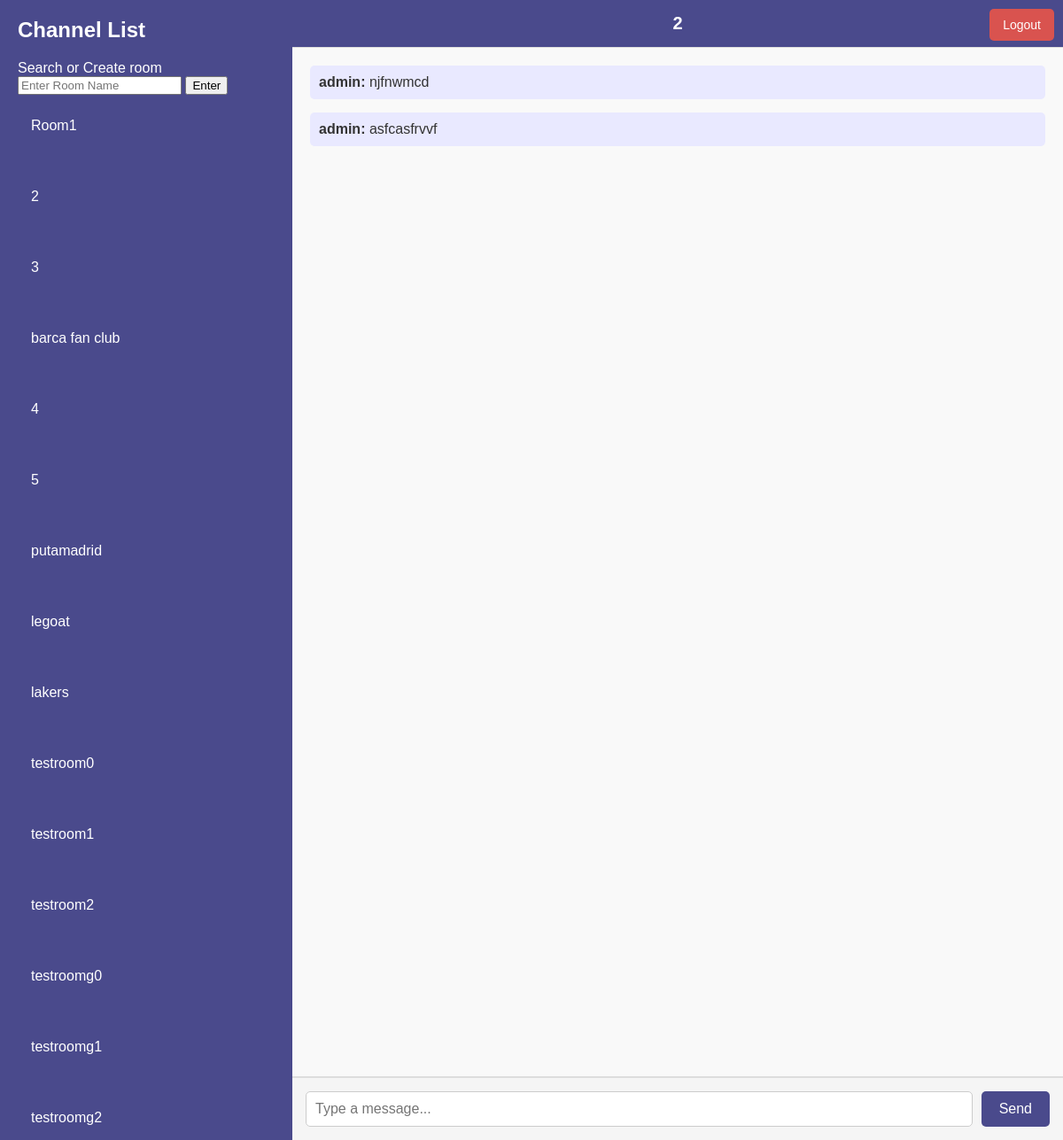
The app's page /chat/2 (signed in), older data.
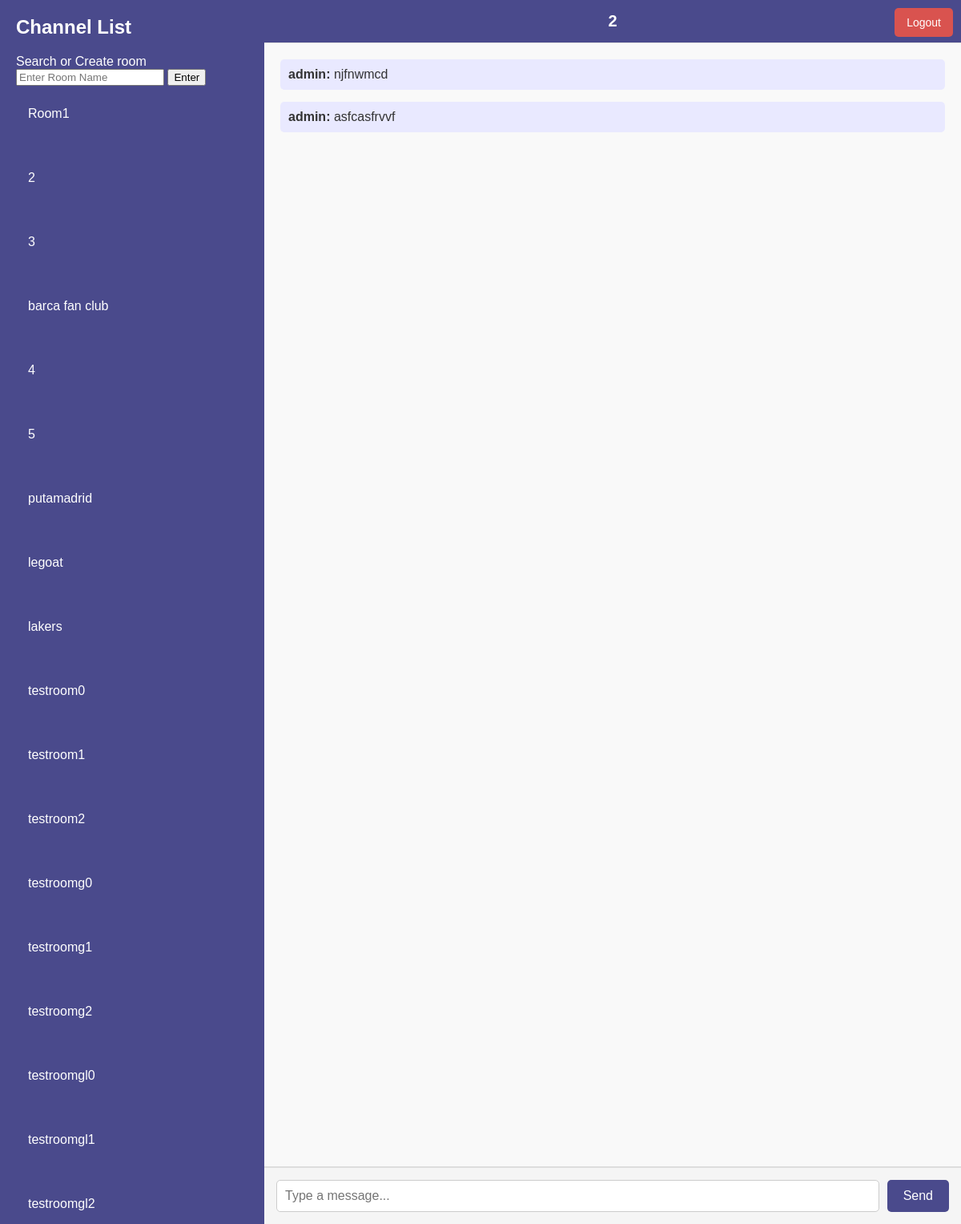
The same page, newer data.
### src/models/chat.py (models this page shows)
class ChatRoom(db.Model):
    __tablename__ = 'chat_rooms'
    id = db.Column(db.Integer, primary_key=True)
    name = db.Column(db.String(80), unique=False, nullable=False)

class Message(db.Model):
    __tablename__ = 'messages'
    id = db.Column(db.Integer, primary_key=True)
    user_id = db.Column(db.Integer, db.ForeignKey('users.id'), nullable=False)
    room_id = db.Column(db.Integer, db.ForeignKey('chat_rooms.id'), nullable=False)
    content = db.Column(db.Text, nullable=False)
    timestamp = db.Column(db.DateTime, default=datetime.utcnow)
    user = db.relationship('User', backref='messages')
    room = db.relationship('ChatRoom', backref='messages')

### src/models/user.py (models this page shows)
class User(UserMixin, db.Model):
    __tablename__ = "users"
    id = db.Column(db.Integer, primary_key=True)
    username = db.Column(db.String(150), unique=True, nullable=False)
    email = db.Column(db.String(150), unique=True, nullable=False)
    password = db.Column(db.String(200), nullable=False)
    is_admin = db.Column(db.Boolean, default=False)

### src/views/chat_view/routes.py (the view)
@chat_bp.route('/chat/<room_name>')
@login_required
def room(room_name):
    all_rooms = ChatRoom.query.all()
    room = ChatRoom.query.filter_by(name=room_name).first_or_404()
    messages = Message.query.filter_by(room_id=room.id).order_by(Message.timestamp).all()
    return render_template('chatapp/room.html', rooms=all_rooms, room=room, messages=messages)

### src/extensions.py (called while the page is built)
@login_manager.user_loader
def load_user(user_id):
    return User.query.get(int(user_id))

### src/templates/chatapp/room.html (shortened to what this page needs)
<!DOCTYPE html>
<html lang="en">
<head>
    <link rel="stylesheet" href="{{ url_for('static', filename='css/styles.css') }}">
</head>
<body>
    <div class="chat-container">
        <div class="sidebar">
            <h2>Channel List</h2>
            <div id="room-form" class="room-form hidden">
                <form method="POST" action="{{ url_for('chat.chat') }}">
                    <label for="room_name">Search or Create room</label>
                    <input type="text" name="room_name" id="room_name" placeholder="Enter Room Name" required>
                    <button type="submit">Enter</button>
                </form>
            </div>
            <ul>
                {% if rooms %}
                    {% for one_room in rooms %}
                    <li>
                        <a href="{{ url_for('chat.room', room_name=one_room.name) }}">
                            <div class="room">
                                <p class="room-name">{{ one_room.name }}</p>
                            </div>
                        </a>
                    </li>
                    {% endfor %}
                {% else %}
                    <p>No rooms available. Create the first one!</p>
                {% endif %}
            </ul>
            <div class="logout">
                <a href="{{ url_for('auth.logout') }}" class="logout-button">Logout</a>
            </div>
        </div>
        <div class="chat-window">
            <div class="chat-header">{{ room.name }}</div>
            <div id="chat-box" class="chat-box">
                {% for msg in messages %}
                <div class="message">
                    <strong>{{ msg.user.username }}:</strong> {{ msg.content }}
                </div>
                {% endfor %}
            </div>
            <div class="chat-input">
                <input id="message" type="text" placeholder="Type a message...">
                <button onclick="sendMessage()">Send</button>
            </div>
        </div>
    </div>
</body>
</html>

Row changes from the older to the newer data that the page shows:
added ChatRoom: name "testroomgl0"
added ChatRoom: name "testroomgl1"
added ChatRoom: name "testroomgl2"
